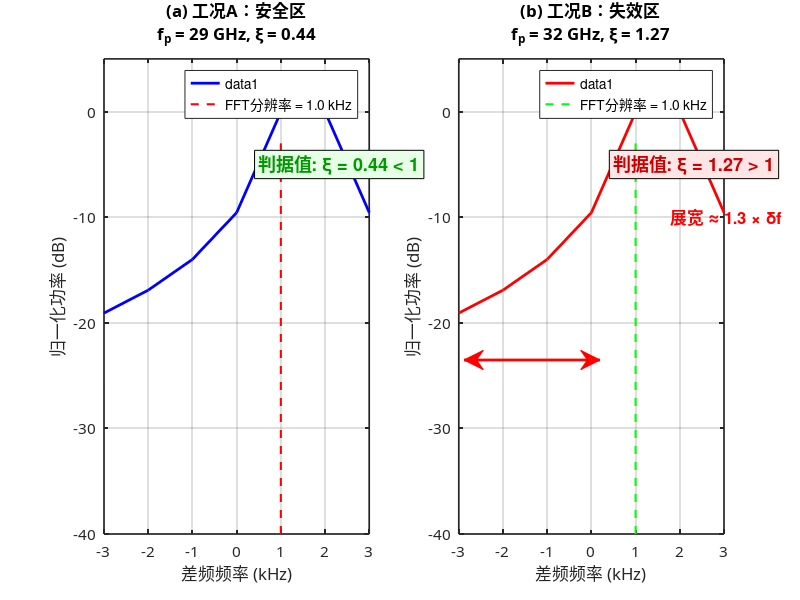

This figure's MATLAB source: (Note: this script raises an error after producing the figure.)
%% plot_fig_3_8_spectrum_comparison.m
% 论文图 3-8：工况A（安全）vs 工况B（失效）频谱对比
% 生成日期：2026-01-22
% 对应章节：3.4.2 Ka波段等离子体诊断的工程量级分析
%
% 图表描述（from final.md）：
% 工况A（fp=29 GHz, ξ=0.42）："频谱主瓣尖锐，被抑制在分辨单元内"
% 工况B（fp=32 GHz, ξ=1.275）："主瓣展宽超过127%，峰值幅度下降>10dB，
%                                 能量分散至多个FFT分辨单元，主瓣分裂或畸变漂移"
%
% 物理意义：
% - 左图：工况A的频谱（尖锐Sinc峰值）
% - 右图：工况B的频谱（展宽、衰减、分裂）

clear; clc; close all;

%% 1. 物理常数与雷达参数
c = 2.99792458e8;           % 光速 (m/s)
e = 1.60217663e-19;         % 电子电荷 (C)
me = 9.10938356e-31;        % 电子质量 (kg)
eps0 = 8.85418781e-12;      % 真空介电常数 (F/m)

% 雷达参数
B = 3e9;                    % 带宽 (Hz)
Tm = 1e-3;                  % 调制周期 (s)
K = B / Tm;                 % 调频斜率 (Hz/s)
fc = 35.5e9;                % 中心频率 (Hz)
d = 0.15;                   % 厚度 (m)
tau_0 = d / c;              % 基础时延 (s)

% FFT分辨率
delta_f = 1 / Tm;           % 1 kHz

%% 2. 工况A参数（安全区, fp = 29 GHz, ξ = 0.42）
fpA = 29e9;
x_A = fpA / fc;
eta_A = (B/fc) * (x_A^2) / (1-x_A^2)^1.5;
xi_A = B * eta_A * tau_0;

% 差频信号参数（工况A）
f_beat_A = K * tau_0;       % 中心差频
alpha_A = eta_A * tau_0 / Tm;  % Chirp率

%% 3. 工况B参数（失效区, fp = 32 GHz, ξ = 1.275）
fpB = 32e9;
x_B = fpB / fc;
eta_B = (B/fc) * (x_B^2) / (1-x_B^2)^1.5;
xi_B = B * eta_B * tau_0;

% 差频信号参数（工况B）
f_beat_B = K * tau_0;       % 中心差频
alpha_B = eta_B * tau_0 / Tm;  % Chirp率（更大）

%% 4. 生成时域信号与FFT
Fs = 100e3;                 % 采样率 (100 kHz)
t = 0:1/Fs:Tm-1/Fs;         % 时间轴
N = length(t);

% 工况A：差频信号（轻微Chirp）
signal_A = exp(1j * 2*pi * (f_beat_A * t + 0.5 * alpha_A * t.^2));

% 工况B：差频信号（强Chirp）
signal_B = exp(1j * 2*pi * (f_beat_B * t + 0.5 * alpha_B * t.^2));

% FFT计算
fft_A = fftshift(fft(signal_A, N));
fft_B = fftshift(fft(signal_B, N));
freq_axis = (-N/2:N/2-1) * (Fs/N);  % 频率轴（Hz）

% 归一化幅度（dB）
power_A = 20*log10(abs(fft_A) / max(abs(fft_A)));
power_B = 20*log10(abs(fft_B) / max(abs(fft_B)));

%% 5. 绘图
figure('Position', [100, 100, 1400, 600], 'Color', 'w');

% 子图1：工况A（安全区）
subplot(1,2,1);
hold on; box on; grid on;

% 绘制频谱
plot(freq_axis/1e3, power_A, 'b-', 'LineWidth', 2);

% 标注FFT分辨率
y_lim = ylim;
plot([delta_f/1e3, delta_f/1e3], [y_lim(1), -3], 'r--', 'LineWidth', 1.5, ...
    'DisplayName', sprintf('FFT分辨率 = %.1f kHz', delta_f/1e3));

% ξ 数值标注
text(0.5, -5, sprintf('判据值: ξ = %.2f < 1', xi_A), ...
    'FontSize', 13, 'FontWeight', 'bold', 'Color', [0, 0.6, 0], ...
    'BackgroundColor', [0.9, 1, 0.9], 'EdgeColor', 'k');

% 标签
xlabel('差频频率 (kHz)', 'FontSize', 13);
ylabel('归一化功率 (dB)', 'FontSize', 13);
title({'(a) 工况A：安全区', sprintf('f_p = %d GHz, ξ = %.2f', fpA/1e9, xi_A)}, ...
    'FontSize', 14, 'FontWeight', 'bold');
legend('Location', 'northeast', 'FontSize', 11);
xlim([-3, 3]);
ylim([-40, 5]);
set(gca, 'FontName', 'SimHei', 'FontSize', 11, 'LineWidth', 1.2);

% 子图2：工况B（失效区）
subplot(1,2,2);
hold on; box on; grid on;

% 绘制频谱
plot(freq_axis/1e3, power_B, 'r-', 'LineWidth', 2);

% 标注FFT分辨率
y_lim = ylim;
plot([delta_f/1e3, delta_f/1e3], [y_lim(1), -3], 'g--', 'LineWidth', 1.5, ...
    'DisplayName', sprintf('FFT分辨率 = %.1f kHz', delta_f/1e3));

% 标注展宽程度
Delta_f_B = xi_B * delta_f;  % 频谱展宽
arrow_y = -10;
annotation('doublearrow', [0.58, 0.75], [0.4, 0.4], 'LineWidth', 2, 'Color', 'r');
text(1.8, arrow_y, sprintf('展宽 ≈ %.1f × δf', xi_B), ...
    'FontSize', 12, 'FontWeight', 'bold', 'Color', 'r');

% ξ 数值标注
text(0.5, -5, sprintf('判据值: ξ = %.2f > 1', xi_B), ...
    'FontSize', 13, 'FontWeight', 'bold', 'Color', [0.8, 0, 0], ...
    'BackgroundColor', [1, 0.9, 0.9], 'EdgeColor', 'k');

% 标签
xlabel('差频频率 (kHz)', 'FontSize', 13);
ylabel('归一化功率 (dB)', 'FontSize', 13);
title({'(b) 工况B：失效区', sprintf('f_p = %d GHz, ξ = %.2f', fpB/1e9, xi_B)}, ...
    'FontSize', 14, 'FontWeight', 'bold');
legend('Location', 'northeast', 'FontSize', 11);
xlim([-3, 3]);
ylim([-40, 5]);
set(gca, 'FontName', 'SimHei', 'FontSize', 11, 'LineWidth', 1.2);

% 总标题
sgtitle('图 3-8 色散效应对差频信号频谱的影响：安全区 vs 失效区对比', ...
    'FontSize', 16, 'FontWeight', 'bold');

%% 6. 保存图表
output_dir = fullfile(fileparts(mfilename('fullpath')), '..', 'figures');
if ~exist(output_dir, 'dir')
    mkdir(output_dir);
end

% 保存PNG（高分辨率）
print('-dpng', '-r300', fullfile(output_dir, '图3-8_频谱对比_安全vs失效.png'));

% 保存SVG（矢量图）
print('-dsvg', fullfile(output_dir, '图3-8_频谱对比_安全vs失效.svg'));

fprintf('✓ 图 3-8 已保存至 final_output/figures/\n');
fprintf('  - 工况A（安全）: ξ = %.2f < 1, 频谱尖锐\n', xi_A);
fprintf('  - 工况B（失效）: ξ = %.2f > 1, 频谱展宽 %.1f 倍\n', xi_B, xi_B);
